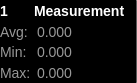
<?xml version="1.0" encoding="UTF-8"?>
<ui version="4.0">
 <class>Statistic</class>
 <widget class="QWidget" name="Statistic">
  <property name="geometry">
   <rect>
    <x>0</x>
    <y>0</y>
    <width>137</width>
    <height>83</height>
   </rect>
  </property>
  <property name="sizePolicy">
   <sizepolicy hsizetype="Minimum" vsizetype="Preferred">
    <horstretch>0</horstretch>
    <verstretch>0</verstretch>
   </sizepolicy>
  </property>
  <property name="minimumSize">
   <size>
    <width>0</width>
    <height>83</height>
   </size>
  </property>
  <property name="maximumSize">
   <size>
    <width>16777215</width>
    <height>83</height>
   </size>
  </property>
  <property name="windowTitle">
   <string>Form</string>
  </property>
  <property name="styleSheet">
   <string notr="true">background-color: #000000;</string>
  </property>
  <layout class="QGridLayout" name="gridLayout">
   <property name="leftMargin">
    <number>0</number>
   </property>
   <property name="topMargin">
    <number>0</number>
   </property>
   <property name="rightMargin">
    <number>0</number>
   </property>
   <property name="bottomMargin">
    <number>0</number>
   </property>
   <property name="horizontalSpacing">
    <number>6</number>
   </property>
   <property name="verticalSpacing">
    <number>0</number>
   </property>
   <item row="2" column="0">
    <widget class="QLabel" name="label_avg_field">
     <property name="sizePolicy">
      <sizepolicy hsizetype="Fixed" vsizetype="Preferred">
       <horstretch>0</horstretch>
       <verstretch>0</verstretch>
      </sizepolicy>
     </property>
     <property name="styleSheet">
      <string notr="true">color: rgba(255, 255, 255, 153);
font-size: 14px;</string>
     </property>
     <property name="text">
      <string>Avg:</string>
     </property>
    </widget>
   </item>
   <item row="2" column="1">
    <widget class="QLabel" name="label_avg">
     <property name="sizePolicy">
      <sizepolicy hsizetype="Preferred" vsizetype="Preferred">
       <horstretch>0</horstretch>
       <verstretch>0</verstretch>
      </sizepolicy>
     </property>
     <property name="styleSheet">
      <string notr="true">color: rgba(255, 255, 255, 153);
font-size: 14px;</string>
     </property>
     <property name="text">
      <string>0.000</string>
     </property>
    </widget>
   </item>
   <item row="3" column="0">
    <widget class="QLabel" name="label_min_field">
     <property name="sizePolicy">
      <sizepolicy hsizetype="Fixed" vsizetype="Preferred">
       <horstretch>0</horstretch>
       <verstretch>0</verstretch>
      </sizepolicy>
     </property>
     <property name="styleSheet">
      <string notr="true">color: rgba(255, 255, 255, 153);
font-size: 14px;</string>
     </property>
     <property name="text">
      <string>Min:</string>
     </property>
    </widget>
   </item>
   <item row="3" column="1">
    <widget class="QLabel" name="label_min">
     <property name="sizePolicy">
      <sizepolicy hsizetype="Preferred" vsizetype="Preferred">
       <horstretch>0</horstretch>
       <verstretch>0</verstretch>
      </sizepolicy>
     </property>
     <property name="styleSheet">
      <string notr="true">color: rgba(255, 255, 255, 153);
font-size: 14px;</string>
     </property>
     <property name="text">
      <string>0.000</string>
     </property>
    </widget>
   </item>
   <item row="4" column="0">
    <widget class="QLabel" name="label_max_field">
     <property name="sizePolicy">
      <sizepolicy hsizetype="Fixed" vsizetype="Preferred">
       <horstretch>0</horstretch>
       <verstretch>0</verstretch>
      </sizepolicy>
     </property>
     <property name="styleSheet">
      <string notr="true">color: rgba(255, 255, 255, 153);
font-size: 14px;</string>
     </property>
     <property name="text">
      <string>Max:</string>
     </property>
    </widget>
   </item>
   <item row="4" column="1">
    <widget class="QLabel" name="label_max">
     <property name="sizePolicy">
      <sizepolicy hsizetype="Preferred" vsizetype="Preferred">
       <horstretch>0</horstretch>
       <verstretch>0</verstretch>
      </sizepolicy>
     </property>
     <property name="styleSheet">
      <string notr="true">color: rgba(255, 255, 255, 153);
font-size: 14px;</string>
     </property>
     <property name="text">
      <string>0.000</string>
     </property>
    </widget>
   </item>
   <item row="1" column="3" rowspan="4">
    <widget class="Line" name="line">
     <property name="maximumSize">
      <size>
       <width>1</width>
       <height>16777215</height>
      </size>
     </property>
     <property name="styleSheet">
      <string notr="true">border: 1px solid rgba(255, 255, 255, 51);</string>
     </property>
     <property name="orientation">
      <enum>Qt::Vertical</enum>
     </property>
    </widget>
   </item>
   <item row="1" column="0" colspan="2">
    <layout class="QHBoxLayout" name="horizontalLayout">
     <property name="spacing">
      <number>0</number>
     </property>
     <property name="topMargin">
      <number>0</number>
     </property>
     <item>
      <widget class="QLabel" name="label_count">
       <property name="sizePolicy">
        <sizepolicy hsizetype="Fixed" vsizetype="Preferred">
         <horstretch>0</horstretch>
         <verstretch>0</verstretch>
        </sizepolicy>
       </property>
       <property name="styleSheet">
        <string notr="true">color: #ffffff;
font-size: 14px;
font-weight: bold;</string>
       </property>
       <property name="text">
        <string>1</string>
       </property>
      </widget>
     </item>
     <item>
      <spacer name="horizontalSpacer_2">
       <property name="orientation">
        <enum>Qt::Horizontal</enum>
       </property>
       <property name="sizeType">
        <enum>QSizePolicy::Expanding</enum>
       </property>
       <property name="sizeHint" stdset="0">
        <size>
         <width>15</width>
         <height>0</height>
        </size>
       </property>
      </spacer>
     </item>
     <item>
      <widget class="QLabel" name="label_title">
       <property name="sizePolicy">
        <sizepolicy hsizetype="Fixed" vsizetype="Preferred">
         <horstretch>0</horstretch>
         <verstretch>0</verstretch>
        </sizepolicy>
       </property>
       <property name="styleSheet">
        <string notr="true">color: #ffffff;
font-size: 14px;
font-weight: bold;</string>
       </property>
       <property name="text">
        <string>Measurement</string>
       </property>
      </widget>
     </item>
    </layout>
   </item>
   <item row="1" column="2">
    <spacer name="horizontalSpacer">
     <property name="orientation">
      <enum>Qt::Horizontal</enum>
     </property>
     <property name="sizeType">
      <enum>QSizePolicy::Fixed</enum>
     </property>
     <property name="sizeHint" stdset="0">
      <size>
       <width>5</width>
       <height>0</height>
      </size>
     </property>
    </spacer>
   </item>
  </layout>
 </widget>
 <resources/>
 <connections/>
</ui>
